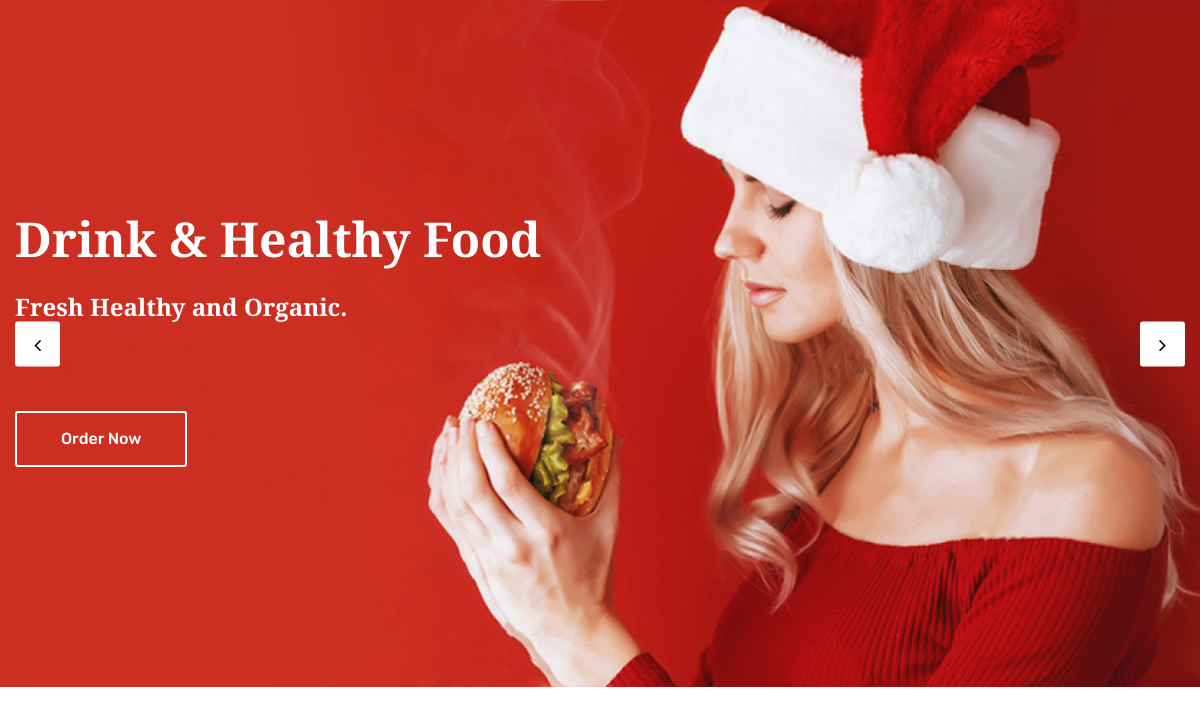
The page / on the database its author committed.
### tables this page shows
CREATE TABLE `banner` (
  `id` int(11) NOT NULL,
  `image` varchar(100) NOT NULL,
  `heading` varchar(500) NOT NULL,
  `sub_heading` varchar(500) NOT NULL,
  `link` varchar(100) NOT NULL,
  `link_text` varchar(100) NOT NULL,
  `banner_serial_number` int(11) NOT NULL,
  `status` int(11) NOT NULL,
  `added_on` datetime NOT NULL
);

### index.php (the view, shortened to what this page needs)
<?php
   include('database.inc.php');
?>
<!doctype html>
<html class="no-js" lang="zxx">
<head>
        <link rel="stylesheet" href="assets/css/bootstrap.min.css">
        <link rel="stylesheet" href="assets/css/animate.css">
        <link rel="stylesheet" href="assets/css/owl.carousel.min.css">
        <link rel="stylesheet" href="assets/css/font-awesome.min.css">
        <link rel="stylesheet" href="assets/css/style.css">
        <link rel="stylesheet" href="assets/css/responsive.css">
    </head>
    <body>
        <div class="slider-area">
            <div class="slider-active owl-dot-style owl-carousel">
                <?php
                    $banner_res=mysqli_query($con,"SELECT * FROM banner WHERE status=1 ORDER BY banner_serial_number");
                    while($banner_row=mysqli_fetch_assoc($banner_res)){
                ?>
                        <div class="single-slider pt-210 pb-220 bg-img" style="background-image:url(<?php echo BANNER_IMAGE_SITE_PATH.$banner_row['image'];?>);">
                            <div class="container">
                                <div class="slider-content slider-animated-1">
                                    <h1 class="animated"><?php echo $banner_row['heading'];?></h1>
                                    <h3 class="animated"><?php echo $banner_row['sub_heading'];?></h3>
                                    <div class="slider-btn mt-90">
                                        <a class="animated" href="<?php echo $banner_row['link'];?>"><?php echo $banner_row['link_text'];?></a>
                                    </div>
                                </div>
                            </div>
                        </div>
                <?php } ?>
            </div>
        </div>
    </body>
</html>

### rows shown on the page
banner: image (picture), heading "Drink & Healthy Food", sub_heading "Fresh Healthy and Organic.", link_text "Order Now"
